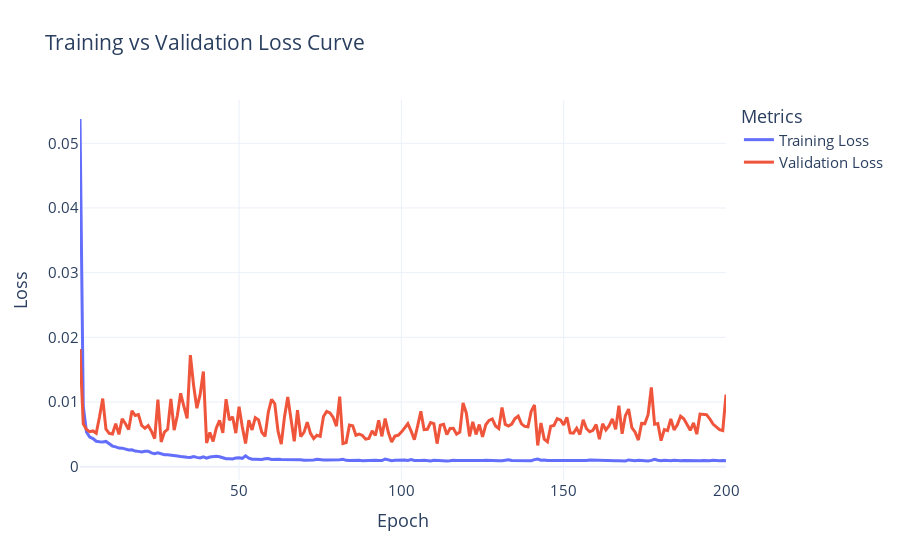

Source (notebook cell):
### Code cell
loss = history.history['loss']
val_loss = history.history['val_loss']

epochs = list(range(1, len(loss) + 1))

fig = go.Figure()

# Training Loss curve
fig.add_trace(go.Scatter(
    x=epochs,
    y=loss,
    mode='lines',
    name='Training Loss',
    line=dict(width=3)
))

# Validation Loss curve
fig.add_trace(go.Scatter(
    x=epochs,
    y=val_loss,
    mode='lines',
    name='Validation Loss',
    line=dict(width=3)
))

fig.update_layout(
    title='Training vs Validation Loss Curve',
    xaxis_title='Epoch',
    yaxis_title='Loss',
    font=dict(size=15),
    legend_title='Metrics',
    template='plotly_white'
)

fig.show()

### Figure 1 — Plotly figure (JSON) as saved in the notebook; plotly's stock layout.template omitted (floating-point values rounded to 4 significant figures; data arrays with more than 128 entries replaced by an {"elided": "..."} marker saying what was removed)
{"data": [{"line": {"width": 3}, "mode": "lines", "name": "Training Loss", "type": "scatter", "x": {"elided": "200 int values"}, "y": {"elided": "200 float values"}}, {"line": {"width": 3}, "mode": "lines", "name": "Validation Loss", "type": "scatter", "x": {"elided": "200 int values"}, "y": {"elided": "200 float values"}}], "layout": {"font": {"size": 15}, "legend": {"title": {"text": "Metrics"}}, "title": {"text": "Training vs Validation Loss Curve"}, "xaxis": {"title": {"text": "Epoch"}}, "yaxis": {"title": {"text": "Loss"}}}}
